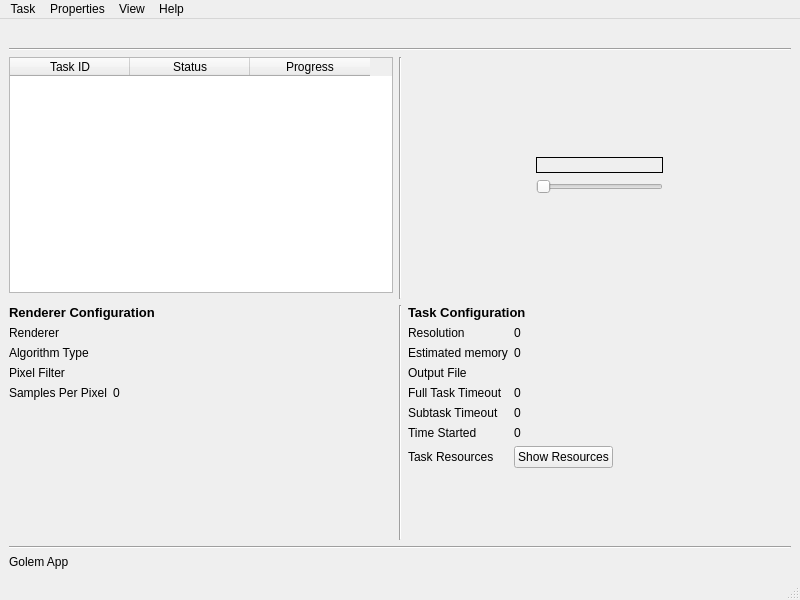
<?xml version="1.0" encoding="UTF-8"?>
<ui version="4.0">
 <class>MainWindow</class>
 <widget class="QMainWindow" name="MainWindow">
  <property name="geometry">
   <rect>
    <x>0</x>
    <y>0</y>
    <width>800</width>
    <height>600</height>
   </rect>
  </property>
  <property name="sizePolicy">
   <sizepolicy hsizetype="MinimumExpanding" vsizetype="MinimumExpanding">
    <horstretch>0</horstretch>
    <verstretch>0</verstretch>
   </sizepolicy>
  </property>
  <property name="windowTitle">
   <string>Golem App</string>
  </property>
  <widget class="QWidget" name="centralwidget">
   <property name="sizePolicy">
    <sizepolicy hsizetype="Preferred" vsizetype="Preferred">
     <horstretch>0</horstretch>
     <verstretch>0</verstretch>
    </sizepolicy>
   </property>
   <layout class="QVBoxLayout" name="verticalLayout_2">
    <item>
     <widget class="QLabel" name="nodeNameLabel">
      <property name="text">
       <string/>
      </property>
     </widget>
    </item>
    <item>
     <widget class="Line" name="line_4">
      <property name="orientation">
       <enum>Qt::Horizontal</enum>
      </property>
     </widget>
    </item>
    <item>
     <layout class="QGridLayout" name="mainGridLayout">
      <property name="sizeConstraint">
       <enum>QLayout::SetDefaultConstraint</enum>
      </property>
      <item row="0" column="0">
       <widget class="QTableWidget" name="taskTableWidget">
        <property name="sizePolicy">
         <sizepolicy hsizetype="Expanding" vsizetype="Expanding">
          <horstretch>0</horstretch>
          <verstretch>0</verstretch>
         </sizepolicy>
        </property>
        <property name="contextMenuPolicy">
         <enum>Qt::CustomContextMenu</enum>
        </property>
        <property name="layoutDirection">
         <enum>Qt::LeftToRight</enum>
        </property>
        <property name="autoFillBackground">
         <bool>true</bool>
        </property>
        <property name="frameShape">
         <enum>QFrame::StyledPanel</enum>
        </property>
        <property name="editTriggers">
         <set>QAbstractItemView::NoEditTriggers</set>
        </property>
        <property name="alternatingRowColors">
         <bool>false</bool>
        </property>
        <property name="selectionMode">
         <enum>QAbstractItemView::SingleSelection</enum>
        </property>
        <property name="selectionBehavior">
         <enum>QAbstractItemView::SelectRows</enum>
        </property>
        <property name="textElideMode">
         <enum>Qt::ElideRight</enum>
        </property>
        <property name="verticalScrollMode">
         <enum>QAbstractItemView::ScrollPerPixel</enum>
        </property>
        <property name="horizontalScrollMode">
         <enum>QAbstractItemView::ScrollPerPixel</enum>
        </property>
        <property name="gridStyle">
         <enum>Qt::DashLine</enum>
        </property>
        <property name="sortingEnabled">
         <bool>false</bool>
        </property>
        <property name="cornerButtonEnabled">
         <bool>true</bool>
        </property>
        <attribute name="horizontalHeaderVisible">
         <bool>true</bool>
        </attribute>
        <attribute name="horizontalHeaderCascadingSectionResizes">
         <bool>false</bool>
        </attribute>
        <attribute name="horizontalHeaderDefaultSectionSize">
         <number>120</number>
        </attribute>
        <attribute name="horizontalHeaderHighlightSections">
         <bool>false</bool>
        </attribute>
        <attribute name="verticalHeaderVisible">
         <bool>true</bool>
        </attribute>
        <attribute name="verticalHeaderDefaultSectionSize">
         <number>20</number>
        </attribute>
        <attribute name="verticalHeaderHighlightSections">
         <bool>false</bool>
        </attribute>
        <column>
         <property name="text">
          <string>Task ID</string>
         </property>
        </column>
        <column>
         <property name="text">
          <string>Status</string>
         </property>
        </column>
        <column>
         <property name="text">
          <string>Progress</string>
         </property>
        </column>
       </widget>
      </item>
      <item row="2" column="1">
       <widget class="Line" name="line_3">
        <property name="orientation">
         <enum>Qt::Vertical</enum>
        </property>
       </widget>
      </item>
      <item row="0" column="1" rowspan="2">
       <widget class="Line" name="line_2">
        <property name="sizePolicy">
         <sizepolicy hsizetype="Fixed" vsizetype="Minimum">
          <horstretch>0</horstretch>
          <verstretch>0</verstretch>
         </sizepolicy>
        </property>
        <property name="orientation">
         <enum>Qt::Vertical</enum>
        </property>
       </widget>
      </item>
      <item row="2" column="2">
       <layout class="QVBoxLayout" name="taskConfLayout">
        <item>
         <widget class="QLabel" name="label_6">
          <property name="text">
           <string>&lt;html&gt;&lt;head/&gt;&lt;body&gt;&lt;p&gt;&lt;span style=&quot; font-size:10pt; font-weight:600;&quot;&gt;Task Configuration&lt;/span&gt;&lt;/p&gt;&lt;/body&gt;&lt;/html&gt;</string>
          </property>
          <property name="textFormat">
           <enum>Qt::AutoText</enum>
          </property>
         </widget>
        </item>
        <item>
         <layout class="QFormLayout" name="taskConfGridLayout">
          <property name="fieldGrowthPolicy">
           <enum>QFormLayout::AllNonFixedFieldsGrow</enum>
          </property>
          <item row="0" column="0">
           <widget class="QLabel" name="label_7">
            <property name="text">
             <string>Resolution</string>
            </property>
           </widget>
          </item>
          <item row="0" column="1">
           <widget class="QLabel" name="resolution">
            <property name="text">
             <string>0</string>
            </property>
           </widget>
          </item>
          <item row="1" column="0">
           <widget class="QLabel" name="label_4">
            <property name="text">
             <string>Estimated memory</string>
            </property>
           </widget>
          </item>
          <item row="1" column="1">
           <widget class="QLabel" name="estimatedMemoryLabel">
            <property name="text">
             <string>0</string>
            </property>
           </widget>
          </item>
          <item row="2" column="0">
           <widget class="QLabel" name="label_12">
            <property name="text">
             <string>Output File</string>
            </property>
           </widget>
          </item>
          <item row="3" column="0">
           <widget class="QLabel" name="label_32">
            <property name="text">
             <string>Full Task Timeout</string>
            </property>
           </widget>
          </item>
          <item row="3" column="1">
           <widget class="QLabel" name="fullTaskTimeout">
            <property name="text">
             <string>0</string>
            </property>
           </widget>
          </item>
          <item row="4" column="0">
           <widget class="QLabel" name="label_5">
            <property name="text">
             <string>Subtask Timeout</string>
            </property>
           </widget>
          </item>
          <item row="4" column="1">
           <widget class="QLabel" name="subtaskTimeout">
            <property name="text">
             <string>0</string>
            </property>
           </widget>
          </item>
          <item row="5" column="0">
           <widget class="QLabel" name="label_16">
            <property name="text">
             <string>Time Started</string>
            </property>
           </widget>
          </item>
          <item row="5" column="1">
           <widget class="QLabel" name="timeStarted">
            <property name="text">
             <string>0</string>
            </property>
           </widget>
          </item>
          <item row="6" column="1">
           <layout class="QHBoxLayout" name="horizontalLayout_3">
            <item>
             <widget class="QPushButton" name="showResourceButton">
              <property name="text">
               <string>Show Resources</string>
              </property>
             </widget>
            </item>
            <item>
             <spacer name="horizontalSpacer">
              <property name="orientation">
               <enum>Qt::Horizontal</enum>
              </property>
              <property name="sizeHint" stdset="0">
               <size>
                <width>40</width>
                <height>20</height>
               </size>
              </property>
             </spacer>
            </item>
           </layout>
          </item>
          <item row="6" column="0">
           <widget class="QLabel" name="label_14">
            <property name="text">
             <string>Task Resources</string>
            </property>
           </widget>
          </item>
          <item row="7" column="1">
           <widget class="QLabel" name="taskResource">
            <property name="text">
             <string/>
            </property>
           </widget>
          </item>
          <item row="11" column="1">
           <spacer name="verticalSpacer">
            <property name="orientation">
             <enum>Qt::Vertical</enum>
            </property>
            <property name="sizeHint" stdset="0">
             <size>
              <width>20</width>
              <height>40</height>
             </size>
            </property>
           </spacer>
          </item>
          <item row="2" column="1">
           <widget class="ClickableQLabel" name="outputFile">
            <property name="text">
             <string/>
            </property>
           </widget>
          </item>
         </layout>
        </item>
       </layout>
      </item>
      <item row="2" column="0">
       <layout class="QVBoxLayout" name="nodeConfLayout">
        <item>
         <widget class="QLabel" name="label">
          <property name="text">
           <string>&lt;html&gt;&lt;head/&gt;&lt;body&gt;&lt;p&gt;&lt;span style=&quot; font-size:10pt; font-weight:600;&quot;&gt;Renderer Configuration&lt;/span&gt;&lt;/p&gt;&lt;/body&gt;&lt;/html&gt;</string>
          </property>
          <property name="textFormat">
           <enum>Qt::AutoText</enum>
          </property>
         </widget>
        </item>
        <item>
         <layout class="QFormLayout" name="nodeConfGridLayout">
          <property name="fieldGrowthPolicy">
           <enum>QFormLayout::AllNonFixedFieldsGrow</enum>
          </property>
          <item row="1" column="1">
           <widget class="QLabel" name="renderer">
            <property name="text">
             <string/>
            </property>
           </widget>
          </item>
          <item row="1" column="0">
           <widget class="QLabel" name="label_8">
            <property name="text">
             <string>Renderer</string>
            </property>
           </widget>
          </item>
          <item row="2" column="0">
           <widget class="QLabel" name="algorithmTypeLabel">
            <property name="text">
             <string>Algorithm Type</string>
            </property>
           </widget>
          </item>
          <item row="2" column="1">
           <widget class="QLabel" name="algorithmType">
            <property name="text">
             <string/>
            </property>
           </widget>
          </item>
          <item row="3" column="0">
           <widget class="QLabel" name="pixelFilterLabel">
            <property name="text">
             <string>Pixel Filter</string>
            </property>
           </widget>
          </item>
          <item row="3" column="1">
           <widget class="QLabel" name="pixelFilter">
            <property name="text">
             <string/>
            </property>
           </widget>
          </item>
          <item row="4" column="0">
           <widget class="QLabel" name="samplesPerPixelLabel">
            <property name="text">
             <string>Samples Per Pixel</string>
            </property>
           </widget>
          </item>
          <item row="4" column="1">
           <widget class="QLabel" name="samplesPerPixel">
            <property name="text">
             <string>0</string>
            </property>
           </widget>
          </item>
         </layout>
        </item>
        <item>
         <spacer name="verticalSpacer_4">
          <property name="orientation">
           <enum>Qt::Vertical</enum>
          </property>
          <property name="sizeHint" stdset="0">
           <size>
            <width>20</width>
            <height>40</height>
           </size>
          </property>
         </spacer>
        </item>
       </layout>
      </item>
      <item row="0" column="2">
       <layout class="QHBoxLayout" name="horizontalLayout_2">
        <item>
         <spacer name="horizontalSpacer_2">
          <property name="orientation">
           <enum>Qt::Horizontal</enum>
          </property>
          <property name="sizeHint" stdset="0">
           <size>
            <width>40</width>
            <height>20</height>
           </size>
          </property>
         </spacer>
        </item>
        <item>
         <layout class="QVBoxLayout" name="verticalLayout_3">
          <property name="leftMargin">
           <number>0</number>
          </property>
          <item>
           <spacer name="verticalSpacer_3">
            <property name="orientation">
             <enum>Qt::Vertical</enum>
            </property>
            <property name="sizeHint" stdset="0">
             <size>
              <width>20</width>
              <height>40</height>
             </size>
            </property>
           </spacer>
          </item>
          <item>
           <widget class="ClickableQLabel" name="previewLabel">
            <property name="sizePolicy">
             <sizepolicy hsizetype="Fixed" vsizetype="Fixed">
              <horstretch>0</horstretch>
              <verstretch>0</verstretch>
             </sizepolicy>
            </property>
            <property name="maximumSize">
             <size>
              <width>300</width>
              <height>200</height>
             </size>
            </property>
            <property name="layoutDirection">
             <enum>Qt::LeftToRight</enum>
            </property>
            <property name="autoFillBackground">
             <bool>true</bool>
            </property>
            <property name="frameShape">
             <enum>QFrame::Box</enum>
            </property>
            <property name="text">
             <string/>
            </property>
            <property name="scaledContents">
             <bool>true</bool>
            </property>
            <property name="alignment">
             <set>Qt::AlignCenter</set>
            </property>
            <property name="textInteractionFlags">
             <set>Qt::NoTextInteraction</set>
            </property>
           </widget>
          </item>
          <item>
           <widget class="QSlider" name="frameSlider">
            <property name="orientation">
             <enum>Qt::Horizontal</enum>
            </property>
           </widget>
          </item>
          <item>
           <spacer name="verticalSpacer_2">
            <property name="orientation">
             <enum>Qt::Vertical</enum>
            </property>
            <property name="sizeHint" stdset="0">
             <size>
              <width>20</width>
              <height>40</height>
             </size>
            </property>
           </spacer>
          </item>
         </layout>
        </item>
        <item>
         <spacer name="horizontalSpacer_3">
          <property name="orientation">
           <enum>Qt::Horizontal</enum>
          </property>
          <property name="sizeHint" stdset="0">
           <size>
            <width>40</width>
            <height>20</height>
           </size>
          </property>
         </spacer>
        </item>
       </layout>
      </item>
     </layout>
    </item>
    <item>
     <widget class="Line" name="line">
      <property name="orientation">
       <enum>Qt::Horizontal</enum>
      </property>
     </widget>
    </item>
    <item>
     <layout class="QHBoxLayout" name="horizontalLayout">
      <item>
       <widget class="QLabel" name="appVer">
        <property name="baseSize">
         <size>
          <width>8</width>
          <height>0</height>
         </size>
        </property>
        <property name="text">
         <string>Golem App</string>
        </property>
        <property name="textFormat">
         <enum>Qt::AutoText</enum>
        </property>
        <property name="wordWrap">
         <bool>false</bool>
        </property>
       </widget>
      </item>
      <item>
       <widget class="QLabel" name="appName">
        <property name="text">
         <string/>
        </property>
       </widget>
      </item>
      <item>
       <widget class="QLabel" name="errorLabel">
        <property name="text">
         <string/>
        </property>
        <property name="alignment">
         <set>Qt::AlignRight|Qt::AlignTrailing|Qt::AlignVCenter</set>
        </property>
       </widget>
      </item>
     </layout>
    </item>
   </layout>
  </widget>
  <widget class="QMenuBar" name="menubar">
   <property name="geometry">
    <rect>
     <x>0</x>
     <y>0</y>
     <width>800</width>
     <height>21</height>
    </rect>
   </property>
   <property name="defaultUp">
    <bool>false</bool>
   </property>
   <widget class="QMenu" name="menuTask">
    <property name="title">
     <string>Task</string>
    </property>
    <addaction name="actionNew"/>
    <addaction name="actionLoadTask"/>
    <addaction name="separator"/>
   </widget>
   <widget class="QMenu" name="menuProperties">
    <property name="title">
     <string>Properties</string>
    </property>
    <addaction name="actionEdit"/>
    <addaction name="actionEnvironments"/>
    <addaction name="actionIdentity"/>
   </widget>
   <widget class="QMenu" name="menuView">
    <property name="title">
     <string>View</string>
    </property>
    <addaction name="actionStatus"/>
    <addaction name="actionPayments"/>
   </widget>
   <widget class="QMenu" name="menuAbout">
    <property name="title">
     <string>Help</string>
    </property>
    <addaction name="actionAbout"/>
   </widget>
   <addaction name="menuTask"/>
   <addaction name="menuProperties"/>
   <addaction name="menuView"/>
   <addaction name="menuAbout"/>
  </widget>
  <widget class="QStatusBar" name="statusbar"/>
  <action name="actionNew">
   <property name="text">
    <string>New</string>
   </property>
  </action>
  <action name="actionExit">
   <property name="text">
    <string>Exit</string>
   </property>
  </action>
  <action name="actionLoadTask">
   <property name="text">
    <string>Load Task</string>
   </property>
   <property name="toolTip">
    <string>Load task</string>
   </property>
  </action>
  <action name="actionEdit">
   <property name="text">
    <string>Edit</string>
   </property>
  </action>
  <action name="actionStatus">
   <property name="text">
    <string>Status</string>
   </property>
  </action>
  <action name="actionStartNodesManager">
   <property name="text">
    <string>Start Node Manager</string>
   </property>
  </action>
  <action name="actionSendInfoTask">
   <property name="text">
    <string>Send Info Task</string>
   </property>
  </action>
  <action name="actionEnvironments">
   <property name="text">
    <string>Environments</string>
   </property>
  </action>
  <action name="actionSendTestTasks">
   <property name="enabled">
    <bool>true</bool>
   </property>
   <property name="text">
    <string>Send Test Tasks</string>
   </property>
  </action>
  <action name="actionUpdateOtherGolems">
   <property name="text">
    <string>Update Other Golems</string>
   </property>
  </action>
  <action name="actionAbout">
   <property name="text">
    <string>About</string>
   </property>
  </action>
  <action name="actionPayments">
   <property name="text">
    <string>Payments</string>
   </property>
  </action>
  <action name="actionIdentity">
   <property name="text">
    <string>Identity</string>
   </property>
  </action>
 </widget>
 <customwidgets>
  <customwidget>
   <class>ClickableQLabel</class>
   <extends>QLabel</extends>
   <header>clickableqlabel.h</header>
  </customwidget>
 </customwidgets>
 <tabstops>
  <tabstop>taskTableWidget</tabstop>
 </tabstops>
 <resources/>
 <connections/>
</ui>
